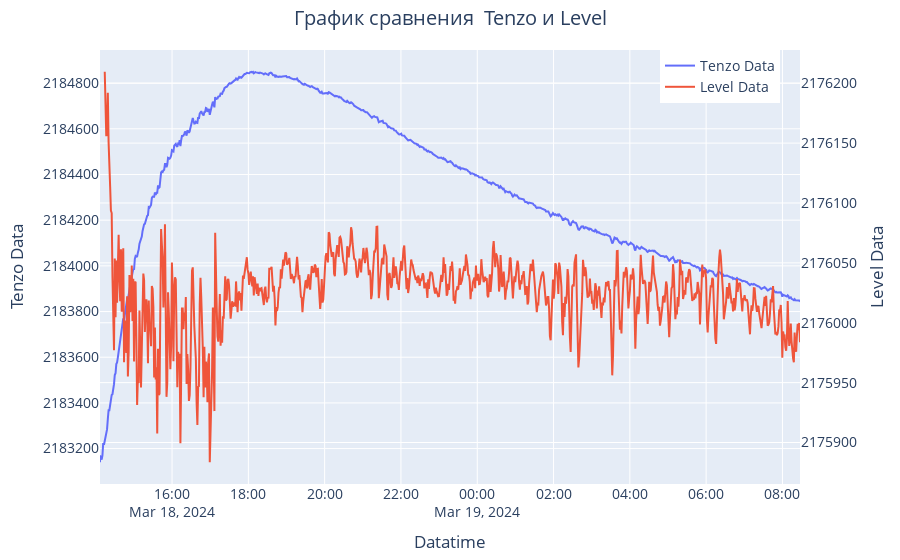

Write notebook code for a chart like this one.
### Code cell
fig = go.Figure()

fig.add_trace(go.Scatter(x=df['Datetime'], y=df.tnzl, mode='lines', name='Tenzo Data'))
fig.add_trace(go.Scatter(x=df['Datetime'], y=level_dHdt, mode='lines', name='Level Data', yaxis='y2'))
    
  
fig.update_layout(
    legend=dict(x=.8),
    title='График сравнения  Tenzo и Level',
    title_x=0.5,
    xaxis=dict(title='Datatime'),
    yaxis=dict(tickformat ='d',title='Tenzo Data', side='left'),
    yaxis2=dict(tickformat ='d',title='Level Data', overlaying='y', side='right'),
    hovermode="x",
    font=dict(size=14),
    margin=dict(l=100, r=100, t=50, b=50) 
    )
fig.show()

### Figure 1 — Plotly figure (JSON) as saved in the notebook; plotly's stock layout.template omitted (floating-point values rounded to 4 significant figures; data arrays with more than 128 entries replaced by an {"elided": "..."} marker saying what was removed)
{"data": [{"mode": "lines", "name": "Tenzo Data", "type": "scatter", "x": {"elided": "909 str values"}, "y": {"elided": "909 int values"}}, {"mode": "lines", "name": "Level Data", "type": "scatter", "x": {"elided": "909 str values"}, "y": {"elided": "909 float values"}, "yaxis": "y2"}], "layout": {"font": {"size": 14}, "hovermode": "x", "legend": {"x": 0.8}, "margin": {"b": 50, "l": 100, "r": 100, "t": 50}, "title": {"text": "График сравнения  Tenzo и Level", "x": 0.5}, "xaxis": {"title": {"text": "Datatime"}}, "yaxis": {"side": "left", "tickformat": "d", "title": {"text": "Tenzo Data"}}, "yaxis2": {"overlaying": "y", "side": "right", "tickformat": "d", "title": {"text": "Level Data"}}}}
